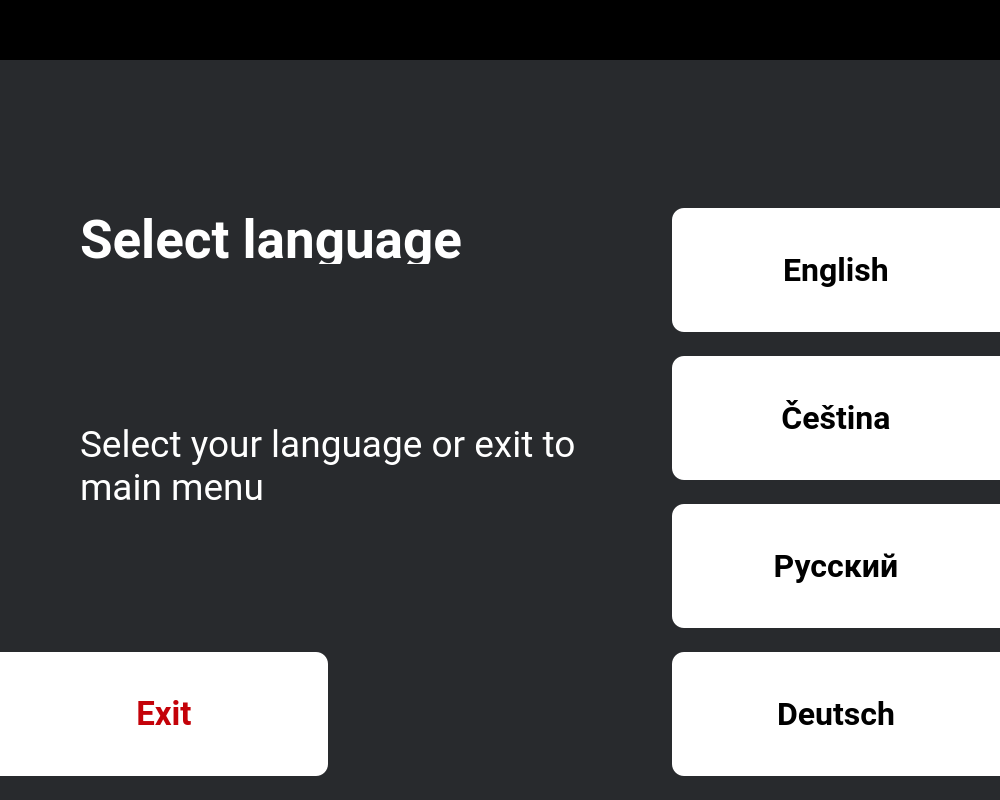
<?xml version="1.0" encoding="UTF-8"?>
<ui version="4.0">
 <class>MainWindow</class>
 <widget class="QMainWindow" name="MainWindow">
  <property name="geometry">
   <rect>
    <x>0</x>
    <y>0</y>
    <width>1000</width>
    <height>800</height>
   </rect>
  </property>
  <property name="palette">
   <palette>
    <active>
     <colorrole role="Button">
      <brush brushstyle="SolidPattern">
       <color alpha="255">
        <red>40</red>
        <green>42</green>
        <blue>45</blue>
       </color>
      </brush>
     </colorrole>
     <colorrole role="Base">
      <brush brushstyle="SolidPattern">
       <color alpha="255">
        <red>40</red>
        <green>42</green>
        <blue>45</blue>
       </color>
      </brush>
     </colorrole>
     <colorrole role="Window">
      <brush brushstyle="SolidPattern">
       <color alpha="255">
        <red>40</red>
        <green>42</green>
        <blue>45</blue>
       </color>
      </brush>
     </colorrole>
    </active>
    <inactive>
     <colorrole role="Button">
      <brush brushstyle="SolidPattern">
       <color alpha="255">
        <red>40</red>
        <green>42</green>
        <blue>45</blue>
       </color>
      </brush>
     </colorrole>
     <colorrole role="Base">
      <brush brushstyle="SolidPattern">
       <color alpha="255">
        <red>40</red>
        <green>42</green>
        <blue>45</blue>
       </color>
      </brush>
     </colorrole>
     <colorrole role="Window">
      <brush brushstyle="SolidPattern">
       <color alpha="255">
        <red>40</red>
        <green>42</green>
        <blue>45</blue>
       </color>
      </brush>
     </colorrole>
    </inactive>
    <disabled>
     <colorrole role="Button">
      <brush brushstyle="SolidPattern">
       <color alpha="255">
        <red>40</red>
        <green>42</green>
        <blue>45</blue>
       </color>
      </brush>
     </colorrole>
     <colorrole role="Base">
      <brush brushstyle="SolidPattern">
       <color alpha="255">
        <red>40</red>
        <green>42</green>
        <blue>45</blue>
       </color>
      </brush>
     </colorrole>
     <colorrole role="Window">
      <brush brushstyle="SolidPattern">
       <color alpha="255">
        <red>40</red>
        <green>42</green>
        <blue>45</blue>
       </color>
      </brush>
     </colorrole>
    </disabled>
   </palette>
  </property>
  <property name="windowTitle">
   <string>MainWindow</string>
  </property>
  <property name="styleSheet">
   <string notr="true">background-color: rgb(40, 42, 45);</string>
  </property>
  <widget class="QWidget" name="centralwidget">
   <widget class="QFrame" name="frame">
    <property name="geometry">
     <rect>
      <x>0</x>
      <y>0</y>
      <width>1000</width>
      <height>60</height>
     </rect>
    </property>
    <property name="styleSheet">
     <string notr="true">background-color:rgb(0, 0, 0);
border:none;</string>
    </property>
    <property name="frameShape">
     <enum>QFrame::StyledPanel</enum>
    </property>
    <property name="frameShadow">
     <enum>QFrame::Raised</enum>
    </property>
    <widget class="QLabel" name="label">
     <property name="geometry">
      <rect>
       <x>428</x>
       <y>13</y>
       <width>124</width>
       <height>34</height>
      </rect>
     </property>
     <property name="sizePolicy">
      <sizepolicy hsizetype="Fixed" vsizetype="Fixed">
       <horstretch>0</horstretch>
       <verstretch>0</verstretch>
      </sizepolicy>
     </property>
     <property name="styleSheet">
      <string notr="true"/>
     </property>
     <property name="text">
      <string>&lt;html&gt;&lt;head/&gt;&lt;body&gt;&lt;p&gt;&lt;img src=&quot;:/res/Frame.png&quot;/&gt;&lt;/p&gt;&lt;/body&gt;&lt;/html&gt;</string>
     </property>
    </widget>
   </widget>
   <widget class="QPushButton" name="pushButton">
    <property name="geometry">
     <rect>
      <x>0</x>
      <y>652</y>
      <width>328</width>
      <height>124</height>
     </rect>
    </property>
    <property name="font">
     <font>
      <family>Roboto</family>
      <pointsize>25</pointsize>
      <weight>75</weight>
      <bold>true</bold>
     </font>
    </property>
    <property name="styleSheet">
     <string notr="true">background-color: rgb(255, 255, 255);
color:rgb(196, 2, 9);
border-top-left-radius: 0px;
    border-top-right-radius: 12px;
    border-bottom-right-radius: 12px;
    border-bottom-left-radius: 0px;</string>
    </property>
    <property name="text">
     <string>Exit</string>
    </property>
   </widget>
   <widget class="QPushButton" name="pushButton_2">
    <property name="geometry">
     <rect>
      <x>672</x>
      <y>208</y>
      <width>328</width>
      <height>124</height>
     </rect>
    </property>
    <property name="font">
     <font>
      <family>Roboto</family>
      <pointsize>24</pointsize>
      <weight>75</weight>
      <bold>true</bold>
     </font>
    </property>
    <property name="styleSheet">
     <string notr="true">background-color: rgb(255, 255, 255);
color:rgb(0, 0, 0);
border-top-left-radius: 12px;
    border-top-right-radius: 0px;
    border-bottom-right-radius: 0px;
    border-bottom-left-radius: 12px;</string>
    </property>
    <property name="text">
     <string>English</string>
    </property>
   </widget>
   <widget class="QPushButton" name="pushButton_3">
    <property name="geometry">
     <rect>
      <x>672</x>
      <y>356</y>
      <width>328</width>
      <height>124</height>
     </rect>
    </property>
    <property name="font">
     <font>
      <family>Roboto</family>
      <pointsize>24</pointsize>
      <weight>75</weight>
      <bold>true</bold>
     </font>
    </property>
    <property name="styleSheet">
     <string notr="true">background-color: rgb(255, 255, 255);
color:rgb(0, 0, 0);
border-top-left-radius: 12px;
    border-top-right-radius: 0px;
    border-bottom-right-radius: 0px;
    border-bottom-left-radius: 12px;</string>
    </property>
    <property name="text">
     <string>Čeština</string>
    </property>
   </widget>
   <widget class="QPushButton" name="pushButton_4">
    <property name="geometry">
     <rect>
      <x>672</x>
      <y>504</y>
      <width>328</width>
      <height>124</height>
     </rect>
    </property>
    <property name="font">
     <font>
      <family>Roboto</family>
      <pointsize>24</pointsize>
      <weight>75</weight>
      <bold>true</bold>
     </font>
    </property>
    <property name="styleSheet">
     <string notr="true">background-color: rgb(255, 255, 255);
color:rgb(0, 0, 0);
border-top-left-radius: 12px;
    border-top-right-radius: 0px;
    border-bottom-right-radius: 0px;
    border-bottom-left-radius: 12px;</string>
    </property>
    <property name="text">
     <string>Русский</string>
    </property>
   </widget>
   <widget class="QPushButton" name="pushButton_5">
    <property name="geometry">
     <rect>
      <x>672</x>
      <y>652</y>
      <width>328</width>
      <height>124</height>
     </rect>
    </property>
    <property name="font">
     <font>
      <family>Roboto</family>
      <pointsize>24</pointsize>
      <weight>75</weight>
      <bold>true</bold>
     </font>
    </property>
    <property name="styleSheet">
     <string notr="true">background-color: rgb(255, 255, 255);
color:rgb(0, 0, 0);
border-top-left-radius: 12px;
    border-top-right-radius: 0px;
    border-bottom-right-radius: 0px;
    border-bottom-left-radius: 12px;</string>
    </property>
    <property name="text">
     <string>Deutsch</string>
    </property>
   </widget>
   <widget class="QLabel" name="label_2">
    <property name="geometry">
     <rect>
      <x>80</x>
      <y>208</y>
      <width>524</width>
      <height>56</height>
     </rect>
    </property>
    <property name="font">
     <font>
      <family>Roboto</family>
      <pointsize>40</pointsize>
      <weight>75</weight>
      <bold>true</bold>
     </font>
    </property>
    <property name="text">
     <string>&lt;html&gt;&lt;head/&gt;&lt;body&gt;&lt;p&gt;&lt;span style=&quot; color:#ffffff;&quot;&gt;Select language&lt;/span&gt;&lt;/p&gt;&lt;/body&gt;&lt;/html&gt;</string>
    </property>
   </widget>
   <widget class="QLabel" name="label_3">
    <property name="geometry">
     <rect>
      <x>80</x>
      <y>304</y>
      <width>524</width>
      <height>324</height>
     </rect>
    </property>
    <property name="font">
     <font>
      <family>Roboto</family>
      <pointsize>28</pointsize>
     </font>
    </property>
    <property name="text">
     <string>&lt;html&gt;&lt;head/&gt;&lt;body&gt;&lt;p&gt;&lt;span style=&quot; color:#ffffff;&quot;&gt;Select your language or exit to &lt;br/&gt;main menu&lt;/span&gt;&lt;/p&gt;&lt;/body&gt;&lt;/html&gt;</string>
    </property>
   </widget>
   <widget class="QLabel" name="label_4">
    <property name="geometry">
     <rect>
      <x>32</x>
      <y>690</y>
      <width>48</width>
      <height>48</height>
     </rect>
    </property>
    <property name="styleSheet">
     <string notr="true">background-color:none;</string>
    </property>
    <property name="text">
     <string>&lt;html&gt;&lt;head/&gt;&lt;body&gt;&lt;p&gt;&lt;img src=&quot;:/res/Danger.png&quot;/&gt;&lt;/p&gt;&lt;/body&gt;&lt;/html&gt;</string>
    </property>
   </widget>
   <widget class="QLabel" name="label_5">
    <property name="geometry">
     <rect>
      <x>920</x>
      <y>246</y>
      <width>48</width>
      <height>48</height>
     </rect>
    </property>
    <property name="styleSheet">
     <string notr="true">background-color:none;
</string>
    </property>
    <property name="text">
     <string>&lt;html&gt;&lt;head/&gt;&lt;body&gt;&lt;p&gt;&lt;img src=&quot;:/res/Flag EN.png&quot;/&gt;&lt;/p&gt;&lt;/body&gt;&lt;/html&gt;</string>
    </property>
   </widget>
   <widget class="QLabel" name="label_6">
    <property name="geometry">
     <rect>
      <x>920</x>
      <y>394</y>
      <width>48</width>
      <height>48</height>
     </rect>
    </property>
    <property name="styleSheet">
     <string notr="true">background-color:none;</string>
    </property>
    <property name="text">
     <string>&lt;html&gt;&lt;head/&gt;&lt;body&gt;&lt;p&gt;&lt;img src=&quot;:/res/Flag CZ.png&quot;/&gt;&lt;/p&gt;&lt;/body&gt;&lt;/html&gt;</string>
    </property>
   </widget>
   <widget class="QLabel" name="label_7">
    <property name="geometry">
     <rect>
      <x>920</x>
      <y>542</y>
      <width>48</width>
      <height>48</height>
     </rect>
    </property>
    <property name="styleSheet">
     <string notr="true">background-color:none;</string>
    </property>
    <property name="text">
     <string>&lt;html&gt;&lt;head/&gt;&lt;body&gt;&lt;p&gt;&lt;img src=&quot;:/res/Flag RUS.png&quot;/&gt;&lt;/p&gt;&lt;/body&gt;&lt;/html&gt;</string>
    </property>
   </widget>
   <widget class="QLabel" name="label_8">
    <property name="geometry">
     <rect>
      <x>920</x>
      <y>690</y>
      <width>48</width>
      <height>48</height>
     </rect>
    </property>
    <property name="styleSheet">
     <string notr="true">background-color:none;</string>
    </property>
    <property name="text">
     <string>&lt;html&gt;&lt;head/&gt;&lt;body&gt;&lt;p&gt;&lt;img src=&quot;:/res/Flag DE.png&quot;/&gt;&lt;/p&gt;&lt;/body&gt;&lt;/html&gt;</string>
    </property>
   </widget>
  </widget>
 </widget>
 <resources>
  <include location="resource.qrc"/>
 </resources>
 <connections/>
</ui>
